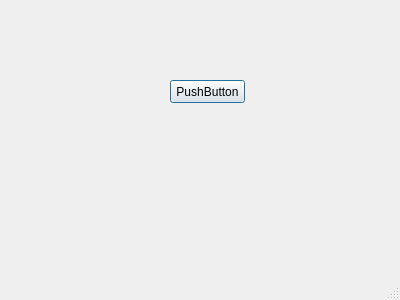
<?xml version="1.0" encoding="UTF-8"?>
<ui version="4.0">
 <class>Dialog</class>
 <widget class="QDialog" name="Dialog">
  <property name="geometry">
   <rect>
    <x>0</x>
    <y>0</y>
    <width>400</width>
    <height>300</height>
   </rect>
  </property>
  <property name="windowTitle">
   <string>Dialog</string>
  </property>
  <property name="sizeGripEnabled">
   <bool>true</bool>
  </property>
  <widget class="QPushButton" name="pushButton">
   <property name="geometry">
    <rect>
     <x>170</x>
     <y>80</y>
     <width>75</width>
     <height>23</height>
    </rect>
   </property>
   <property name="text">
    <string>PushButton</string>
   </property>
  </widget>
 </widget>
 <resources/>
 <connections/>
 <slots>
  <slot>Test()</slot>
 </slots>
</ui>
